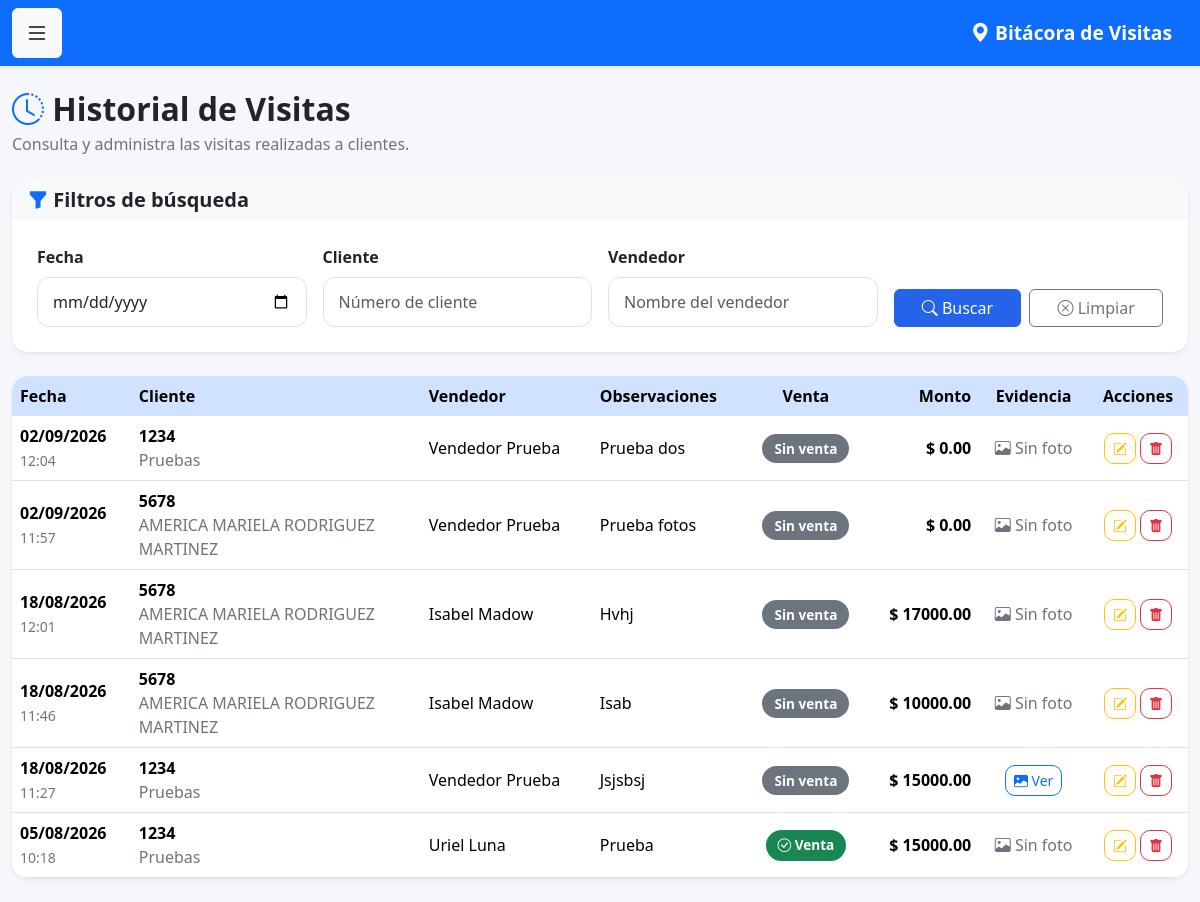
The page /historial_visitas (signed in) on the database its author committed.
### models.py (models this page shows)
class Visita(db.Model):
    __tablename__ = 'visitas'
    id = db.Column(
        db.Integer,
        primary_key=True
    )
    fecha = db.Column(
        db.DateTime,
        default=datetime.now
    )
    observaciones = db.Column(
        db.Text
    )
    venta_realizada = db.Column(
        db.Boolean,
        default=False
    )
    monto_venta = db.Column(
        db.Float,
        default=0
    )
    proxima_visita = db.Column(
        db.Date
    )
    cliente_id = db.Column(
        db.Integer,
        db.ForeignKey('clientes.id')
    )
    usuario_id = db.Column(
        db.Integer,
        db.ForeignKey('usuarios.id')
    )
    latitud = db.Column(
    db.String(50)
    )
    longitud = db.Column(
    db.String(50)
    )
    foto = db.Column(
    db.String(255)
    )
    cliente = db.relationship(
        'Cliente',
        backref='visitas'
    )
    usuario = db.relationship(
        'Usuario',
        backref='visitas'
    )

class Cliente(db.Model):
    __tablename__ = 'clientes'
    id = db.Column(
        db.Integer,
        primary_key=True
    )
    num_cliente = db.Column(
        db.String(20),
        unique=True,
        nullable=False
    )
    nombre = db.Column(
        db.String(150),
        nullable=False
    )
    grupo = db.Column(
        db.String(100)
    )
    canal = db.Column(
        db.String(100)
    )
    vendedor = db.Column(
        db.Integer
    )

class Usuario(UserMixin, db.Model):
    __tablename__ = 'usuarios'
    id = db.Column(db.Integer, primary_key=True)
    nombre = db.Column(db.String(100), nullable=False)
    correo = db.Column(db.String(120), unique=True, nullable=False)
    password = db.Column(db.String(500), nullable=False)
    rol = db.Column(db.String(20), default='vendedor')
    activo = db.Column(db.Boolean, default=True)

### app.py (the view)
@app.route('/historial_visitas')
@login_required
def historial_visitas():
    fecha = request.args.get('fecha', '')
    cliente = request.args.get('cliente', '')
    vendedor = request.args.get('vendedor', '')
    consulta = Visita.query
    if current_user.rol == 'vendedor':
        consulta = consulta.filter(
            Visita.usuario_id == current_user.id
        )
    if fecha:
        consulta = consulta.filter(
            db.func.date(Visita.fecha) == fecha
        )
    if cliente:
        consulta = consulta.join(Cliente).filter(
            Cliente.num_cliente.contains(cliente)
        )
    if (
        vendedor and
        current_user.rol in ['admin', 'supervisor']
    ):
        consulta = consulta.join(Usuario).filter(
            Usuario.nombre.contains(vendedor)
        )
    visitas = consulta.order_by(
        Visita.fecha.desc()
    ).all()
    return render_template(
        'historial_visitas.html',
        visitas=visitas
    )

### app.py (called while the page is built)
@login_manager.user_loader
def load_user(user_id):
    return Usuario.query.get(int(user_id))

### templates/historial_visitas.html (shortened to what this page needs)
{% extends 'base.html' %}
{% block contenido %}
<div class="d-flex justify-content-between align-items-center mb-4">
    <div>
        <h2 class="fw-bold mb-1">
            <i class="bi bi-clock-history text-primary"></i>
            Historial de Visitas
        </h2>
        <p class="text-muted mb-0">
            Consulta y administra las visitas realizadas a clientes.
        </p>
    </div>
</div>
<div class="card shadow-sm border-0 rounded-4 mb-4">
    <div class="card-header bg-light">
        <h5 class="mb-0">
            <i class="bi bi-funnel-fill text-primary"></i>
            Filtros de búsqueda
        </h5>
    </div>
    <div class="card-body">
        <form method="GET">
            <div class="row g-3">
                <div class="col-lg-3">
                    <label class="form-label fw-semibold">
                        Fecha
                    </label>
                    <input
                        type="date"
                        name="fecha"
                        class="form-control"
                        value="{{ request.args.get('fecha','') }}">
                </div>
                <div class="col-lg-3">
                    <label class="form-label fw-semibold">
                        Cliente
                    </label>
                    <input
                        type="text"
                        name="cliente"
                        class="form-control"
                        placeholder="Número de cliente"
                        value="{{ request.args.get('cliente','') }}">
                </div>
                {% if current_user.rol == 'admin' %}
                <div class="col-lg-3">
                    <label class="form-label fw-semibold">
                        Vendedor
                    </label>
                    <input
                        type="text"
                        name="vendedor"
                        class="form-control"
                        placeholder="Nombre del vendedor"
                        value="{{ request.args.get('vendedor','') }}">
                </div>
                {% endif %}
                <div class="col-lg-3 d-flex align-items-end gap-2">
                    <button class="btn btn-primary flex-fill">
                        <i class="bi bi-search"></i>
                        Buscar
                    </button>
                    <a href="{{ url_for('historial_visitas') }}"
                       class="btn btn-outline-secondary flex-fill">
                        <i class="bi bi-x-circle"></i>
                        Limpiar
                    </a>
                </div>
            </div>
        </form>
    </div>
</div>
<div class="card shadow-sm border-0 rounded-4">
<div class="table-responsive">
<table class="table table-hover align-middle mb-0">
<thead class="table-primary">
<tr>
<th>Fecha</th>
<th>Cliente</th>
<th>Vendedor</th>
<th>Observaciones</th>
<th class="text-center">Venta</th>
<th class="text-end">Monto</th>
<th class="text-center">Evidencia</th>
<th class="text-center">Acciones</th>
</tr>
</thead>
<tbody>
{% for visita in visitas %}
<tr>
<td>
<span class="fw-semibold">
{{ visita.fecha.strftime('%d/%m/%Y') }}
</span>
<br>
<small class="text-muted">
{{ visita.fecha.strftime('%H:%M') }}
</small>
</td>
<td>
<strong>
{{ visita.cliente.num_cliente }}
</strong>
<br>
<span class="text-muted">
{{ visita.cliente.nombre }}
</span>
</td>
<td>
<div class="d-flex align-items-center gap-2">
    <span>
        {{ visita.usuario.nombre }}
    </span>
</div>
</td>
<td>
{% if visita.observaciones %}
{{ visita.observaciones }}
{% else %}
<span class="text-muted">
Sin observaciones
</span>
{% endif %}
</td>
<td class="text-center">
{% if visita.venta_realizada %}
<span class="badge bg-success">
<i class="bi bi-check-circle"></i>
Venta
</span>
{% else %}
<span class="badge bg-secondary">
Sin venta
</span>
{% endif %}
</td>
<td class="text-end fw-bold">
$ {{ "%.2f"|format(visita.monto_venta or 0) }}
</td>
<td class="text-center">
{% if visita.foto %}
<button
class="btn btn-outline-primary btn-sm"
data-bs-toggle="modal"
data-bs-target="#modalFoto{{ visita.id }}">
<i class="bi bi-image-fill"></i>
Ver
</button>
{% else %}
<span class="text-muted">
<i class="bi bi-image"></i>
Sin foto
</span>
{% endif %}
</td>
<td class="text-center">
<a href="/visita/editar/{{ visita.id }}"
class="btn btn-outline-warning btn-sm"
title="Editar">
<i class="bi bi-pencil-square"></i>
</a>
{% if current_user.rol == 'admin' %}
<a href="/visita/eliminar/{{ visita.id }}"
class="btn btn-outline-danger btn-sm"
onclick="return confirm('¿Eliminar esta visita?');"
title="Eliminar">
<i class="bi bi-trash-fill"></i>
</a>
{% endif %}
</td>
</tr>
{% endfor %}
</tbody>
</table>
</div>
</div>
{% endblock %}

### static/css/style.css (style rules this page uses)
body { background: #f5f7fb; font-family: "Segoe UI", Roboto, Helvetica, Arial, sans-serif; color: #212529; }
h1, h2, h3, h4, h5 { font-weight: 700; }
.text-muted { color: #6c757d !important; }
.card { border: none; border-radius: 18px; overflow: hidden; box-shadow: 0 6px 18px rgba(0,0,0,.08); }
.card-header { border: none; }
.card-body { padding: 25px; }
.form-label { margin-bottom:8px; }
.form-control, .form-select { border-radius:12px; padding:12px 15px; border:1px solid #dee2e6; transition:.25s; }
.btn { transition:.25s; }
.btn-primary { background:#2563eb; border-color:#2563eb; }
.table { margin-bottom:0; }
.table thead th { font-weight:600; border:none; }
.table-hover tbody tr { transition:.25s; }
.table td, .table th { vertical-align:middle; }
.badge { padding:8px 12px; border-radius:20px; font-size:.85rem; }
.btn-sm { border-radius:10px; }
.table td { max-width:250px; }
.table td:nth-child(4) { white-space:normal; }

### rows shown on the page
Visita: fecha "02/09/2026", fecha "12:04", cliente.num_cliente "1234", cliente.nombre "Pruebas", usuario.nombre "Vendedor Prueba", observaciones "Prueba dos", venta_realizada "Sin venta", monto_venta "0.00", shows "Sin foto"
Visita: fecha "02/09/2026", fecha "11:57", cliente.num_cliente "5678", cliente.nombre "AMERICA MARIELA RODRIGUEZ MARTINEZ", usuario.nombre "Vendedor Prueba", observaciones "Prueba fotos", venta_realizada "Sin venta", monto_venta "0.00", shows "Sin foto"
Visita: fecha "18/08/2026", fecha "12:01", cliente.num_cliente "5678", cliente.nombre "AMERICA MARIELA RODRIGUEZ MARTINEZ", usuario.nombre "Isabel Madow", observaciones "Hvhj", venta_realizada "Sin venta", monto_venta "17000.00", shows "Sin foto"
Visita: fecha "18/08/2026", fecha "11:46", cliente.num_cliente "5678", cliente.nombre "AMERICA MARIELA RODRIGUEZ MARTINEZ", usuario.nombre "Isabel Madow", observaciones "Isab", venta_realizada "Sin venta", monto_venta "10000.00", shows "Sin foto"
Visita: fecha "18/08/2026", fecha "11:27", cliente.num_cliente "1234", cliente.nombre "Pruebas", usuario.nombre "Vendedor Prueba", observaciones "Jsjsbsj", venta_realizada "Sin venta", monto_venta "15000.00"
Visita: fecha "05/08/2026", fecha "10:18", cliente.num_cliente "1234", cliente.nombre "Pruebas", usuario.nombre "Uriel Luna", observaciones "Prueba", venta_realizada True (drawn), monto_venta "15000.00", shows "Sin foto"
